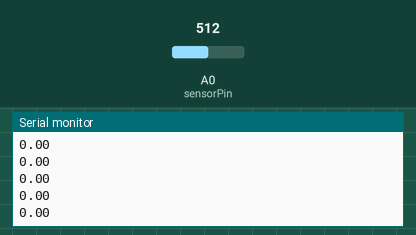
Simulated run of this sketch. Board: Arduino Uno, built with avr-gcc and run on an emulated ATmega328P. Parts: the last lines printed to the serial monitor. Inputs (shaded band) come from the test bench; at power-on: A0 (sensorPin) = 512.

Above: at 1.2 s.
1.3 s: A0 (sensorPin) set to 716
At 1.48 s:
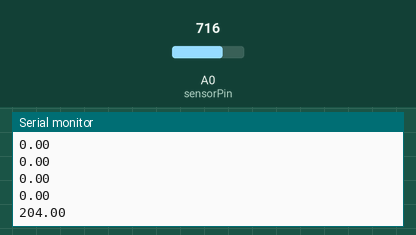
2.8 s: A0 (sensorPin) set to 900
At 2.89 s:
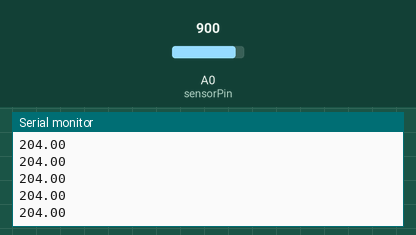
Timing chart, 0 to 5.8 s (numbered marks = the images above; inputs shaded):
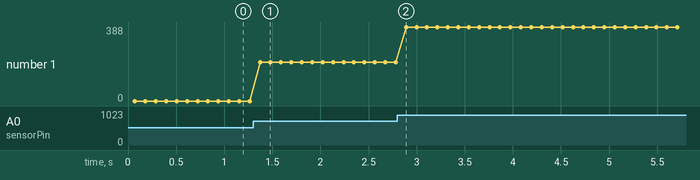

The sketch:

Flex_Sensor_Tester.ino
```cpp
int sensorPin   = A0;
int numReadings = 64;
int msDelayFor  = 1;
int msDelayLoop = 100;
int minMedian = 1023;

/******************************************
 *                  SETUP
 ******************************************/
void setup() {
  Serial.begin(115200);
  pinMode(sensorPin, INPUT_PULLUP);
}
/******************************************
 *                  LOOP
 ******************************************/
void loop() {
  float median = 0;
  for (int i=0; i < numReadings; i++) {
    median += analogRead(sensorPin);
    // for stabilization between analog readings
    delay(msDelayFor);
  }
  median /= float(numReadings);
  if ( median < minMedian) minMedian = median;

  Serial.println(median-minMedian);

  int currentDelay = msDelayLoop - (msDelayFor * numReadings);
  if (currentDelay > 0) delay( currentDelay );
}
```

Measured:
- after the input at 1.3 s, the serial monitor: prints a new line after 0.07 s (image 1)
- plotted number 1: 0 → 204 after the input at 1.3 s, 204 → 388 after the input at 2.8 s
